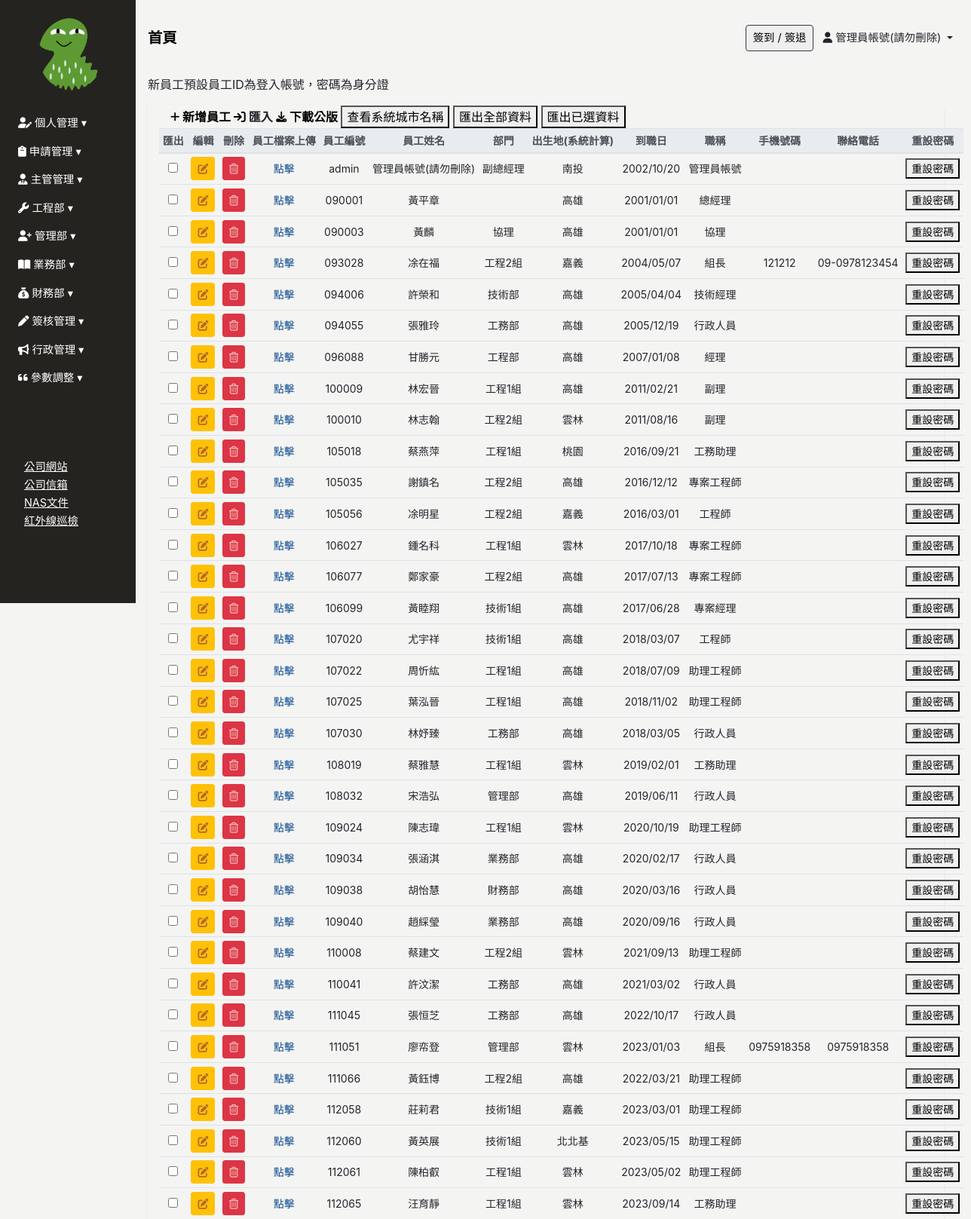
Before: /employee/ (signed in) with the older database file.
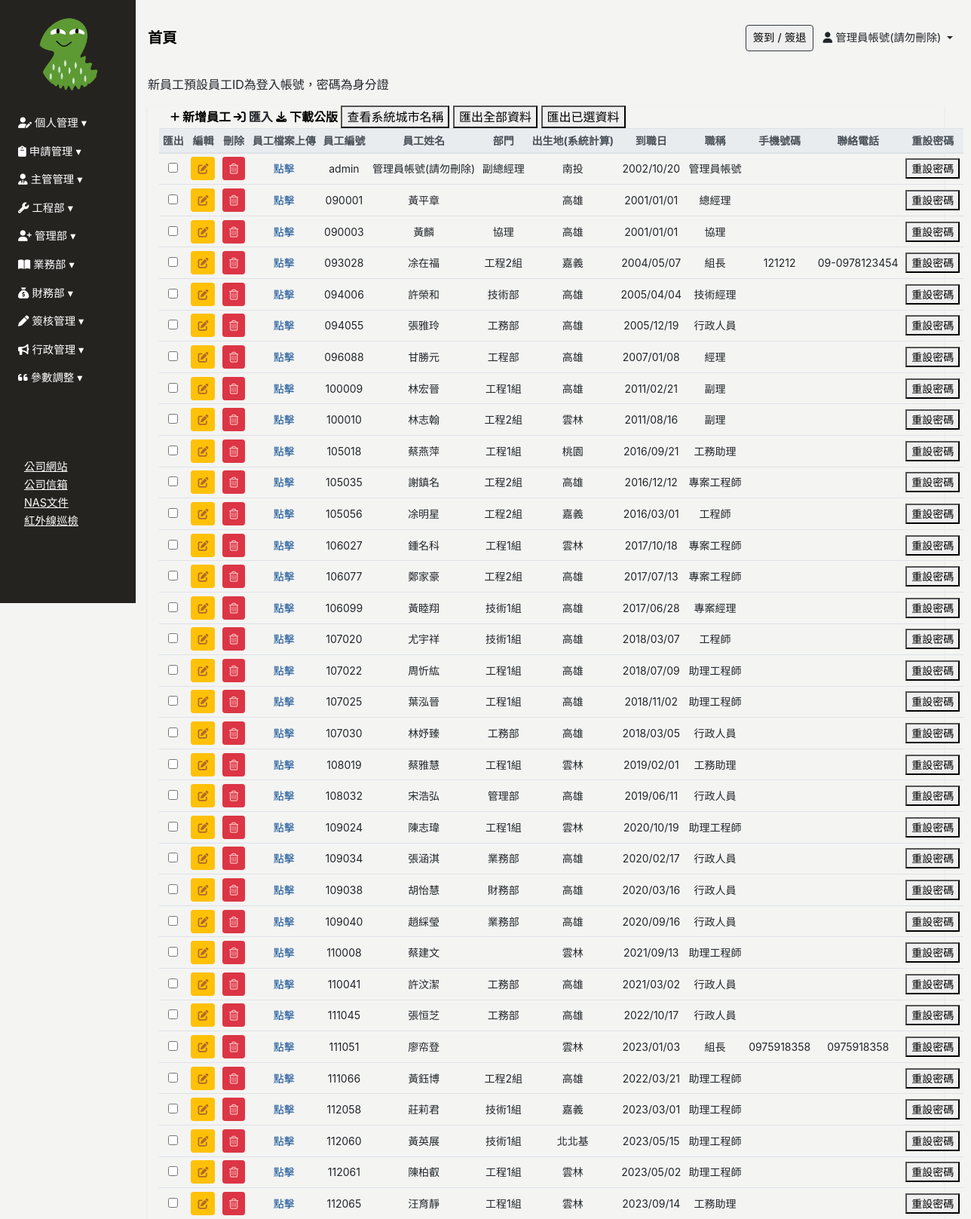
After: the same page with the newer database file.
### Backend/models.py (models this page shows, shortened)
class ModifiedModel(models.Model):
    modified_by = models.ForeignKey("Employee", on_delete=models.SET_NULL, null=True, blank=True)
    created_date = models.DateField(default=timezone.now,verbose_name='建立日期')
    update_date = models.DateField(auto_now=True, verbose_name='更新日期')
    class Meta:
        abstract = True

class Employee(ModifiedModel):
    GENDER_CHOICES = [
        ('M', '男'),
        ('F', '女'),
    ]
    BLOOD_TYPE_CHOICES = [
        ('A', 'A型'),
        ('B', 'B型'),
        ('AB','AB型'),
        ('O', 'O型'),
    ]
    MARITAL_STATUS_CHOICES = [
        ('M', '已婚'),
        ('S', '未婚'),
        ('D', '離異'),
    ]
    MILITARY_STATUS_CHOICES = [
        ('M', '義務役'),
        ('E', '免服役'),
        ('A', '替代役'),
    ]
    user = models.OneToOneField(User, null=True, blank=True, on_delete=models.CASCADE)
    profile_image = models.ImageField(upload_to='employee_profile/', blank=True, null=True, default='employee_profile/default_profile.png', verbose_name='員工照片')
    location_city = models.CharField(max_length=4, choices=LOCATION_CHOICES, null=True, blank=True, verbose_name='居住城市(用於計算)')
    uploaded_files = models.ManyToManyField(UploadedFile,blank=True,  related_name="userfile")
    annualleaves = models.ManyToManyField(AnnualLeave,blank=True,  related_name="AnnualLeave_user")
    full_name = models.CharField(max_length=30, null=True, blank=True, verbose_name='員工名稱')
    employee_id	 = models.CharField(max_length=30, blank=True,verbose_name='員工編號')
    departments = models.ForeignKey('Department', on_delete=models.SET_NULL, blank=True, null=True, related_name='employees', verbose_name='部門名稱')# 你可以通过department.employees.all()访问一个部门的所有员工。
    position = models.CharField(max_length=30, null=True, blank=True, verbose_name='職稱')
    phone_number = models.CharField(max_length=20, null=True, blank=True,verbose_name='手機號碼')
    contact_number = models.CharField(max_length=20, null=True, blank=True,verbose_name='聯絡電話(報價單顯示)')
    start_work_date = models.DateField(null=True, blank=True, verbose_name='到職日期')
    id_number = models.CharField(max_length=20, null=True, blank=True, verbose_name='身份證字號')
    birthday = models.DateField(null=True, blank=True, verbose_name='出生日期')
    gender = models.CharField(max_length=1, choices=GENDER_CHOICES, null=True, blank=True, verbose_name='性別')
    blood_type = models.CharField(max_length=2, choices=BLOOD_TYPE_CHOICES, null=True, blank=True, verbose_name='血型')
    birth_place = models.CharField(max_length=100, null=True, blank=True, verbose_name='出生地')
    marital_status = models.CharField(max_length=1, choices=MARITAL_STATUS_CHOICES, null=True, blank=True, verbose_name='婚姻狀況')
    military_status = models.CharField(max_length=1, choices=MILITARY_STATUS_CHOICES, null=True, blank=True, verbose_name='兵役狀況')
    permanent_address = models.CharField(max_length=50, null=True, blank=True, verbose_name='戶籍地址')
    current_address_city = models.CharField(max_length=50, null=True, blank=True, verbose_name='現居地址縣市')
    current_address = models.CharField(max_length=50, null=True, blank=True, verbose_name='現居地址')
    location = models.CharField(max_length=50, null=True, blank=True, verbose_name='所在地')
    company_email = models.EmailField(null=True, blank=True, verbose_name='公司E_Mail')
    personal_email = models.EmailField(null=True, blank=True, verbose_name='個人E_Mail(報價單顯示)')
    emergency_contact = models.CharField(max_length=50, null=True, blank=True, verbose_name='緊急聯絡人1')
    emergency_contact_relations = models.CharField(max_length=50, null=True, blank=True, verbose_name='關係1')
    emergency_contact_phone = models.CharField(max_length=20, null=True, blank=True, verbose_name='聯絡人電話1')
    default_salary = models.PositiveIntegerField(default=26000, null=True, blank=True, verbose_name="基本薪資")
    job_addition = models.PositiveIntegerField(default=0, null=True, blank=True, verbose_name="職務加給")
    phone_addition = models.PositiveIntegerField(default=0, null=True, blank=True, verbose_name="手機加給")
    certificates_addition = models.PositiveIntegerField(default=0, null=True, blank=True, verbose_name="證照加給")
    labor_protection = models.PositiveIntegerField(default=0, null=True, blank=True, verbose_name="勞保級距")
    health_insurance = models.PositiveIntegerField(default=0, null=True, blank=True, verbose_name="健保級距")
    labor_pension_moeny = models.PositiveIntegerField(default=6, null=True, blank=True, verbose_name="勞退級距")
    labor_pension = models.PositiveIntegerField(default=6, null=True, blank=True, verbose_name="勞退比例(%)")
    class Meta:
        verbose_name = "員工"   # 單數
        verbose_name_plural = verbose_name   #複數
    @classmethod
    def active_users(cls):
        return cls.objects.filter(user__is_active=True) .exclude(user__username="admin")

class Department(ModifiedModel):
    COMPANY_CHOICES = [
        ('艾力克電機', '艾力克電機'),
        ('維景', '維景'),
    ]
    belong_to_company =models.CharField(max_length=20,choices=COMPANY_CHOICES, null=True, blank=True,verbose_name="所屬公司")
    parent_department  = models.ForeignKey('self',max_length=30,  on_delete=models.SET_NULL, null=True, blank=True, verbose_name='上層部門')
    department_name = models.CharField(max_length=30, null=True, blank=True,verbose_name='部門名稱')
    department_id = models.CharField(max_length=20, null=True, blank=True,verbose_name='部門編號')
    class Meta:
        verbose_name = "部門"   # 單數
        verbose_name_plural = verbose_name   #複數
    def __str__(self):
        return f"{self.department_name}({self.belong_to_company})"

### Frontend/views.py (the view)
# urls.py: path('employee/', views.Employee_list.as_view(), name='employee_list'),
class Employee_list(UserPassesTestMixin,ListView):
    model = Employee
    template_name = 'employee/employee.html'
    context_object_name = 'employee'
    def get_context_data(self, **kwargs):
        context = super().get_context_data(**kwargs)
        context["department_list"] = Department.objects.values('id','department_name')
        context['employee_form'] = EmployeeForm()
        error_objs = []
        objs = Employee.active_users()
        for obj in objs:
            if not obj.location_city:
                error_objs.append({"employee": obj, "error_message": "出生地(系統計算)未填"})
            if not obj.start_work_date:
                error_objs.append({"employee": obj, "error_message": "到職日未填"})
        context["error_objs"] =error_objs
        return context
    def test_func(self):
        return Check_Permissions(self.request.user,"管理部")

### Backend/forms.py (shortened to what this page needs)
class EmployeeForm(BaseModelForm):
    class Meta:
        model = Employee
        fields = '__all__'
        widgets = {
            'location_city': forms.Select(attrs={'class': 'form-control form-control-sm', 'id':'location_city', "name":'location_city', 'required': 'true'}),
            'departments': forms.Select(attrs={'class': 'form-control form-control-sm', 'id':'departments', "name":'departments', 'required': 'true'}),
            'gender': forms.Select(attrs={'class': 'form-control form-control-sm', 'id':'gender', "name":'gender', 'required': 'true'}),
            'blood_type': forms.Select(attrs={'class': 'form-control form-control-sm', 'id':'blood_type', "name":'blood_type'}),
            'marital_status': forms.Select(attrs={'class': 'form-control form-control-sm', 'id':'marital_status', "name":'marital_status'}),
            'military_status': forms.Select(attrs={'class': 'form-control form-control-sm', 'id':'military_status', "name":'military_status'})
        }

### Backend/context_processors.py (called while the page is built)
def pass_test_func(request):
    pass_test_func = settings.PASS_TEST_FUNC
    return {"pass_test_func":pass_test_func}

### Frontend/templates/employee/employee.html (shortened to what the changed rows need)
{% extends 'base/base_dashboard.html' %}
{% block import %}
{% load static%}
<link rel="stylesheet" href="{% static 'css/employee/employee.css' %}">
{% endblock %}
{% block main %}
<div class="main px-3" id="employee-app">
    <div class="employee-table container-fluid shadow-sm table-responsive-lg">
        <table class="table table-sm table-hover text-center" id="table" data-toggle="table" data-sortable="true"
            data-toolbar="#toolbar" data-search="true" data-show-columns="true" data-filter-strict-search="true"
            data-show-columns-toggle-all="true" data-pagination="true" data-page-size="25" data-page-list="[25, All]"
            data-filter-control="true">
            <thead class="thead-light" style="font-size: 14px;">
                <tr class="text-nowrap">
                    <th data-force-hide="true" data-switchable="false" data-no-print="true" data-field="checkbox"
                        class="d-none d-md-table-cell">匯出</th>
                    <th data-force-hide="true" data-switchable="false" data-no-print="true" data-field="edit">編輯</th>
                    <th data-force-hide="true" data-switchable="false" data-no-print="true" data-field="delete">刪除</th>
                    <th data-force-hide="true" data-switchable="false" data-no-print="true"
                        data-field="employee_file_upload">員工檔案上傳</th>
                    <th data-field="employee_id" data-sortable="true">員工編號</th>
                    <th data-field="full_name" data-sortable="true">員工姓名</th>
                    <th data-field="departments" data-sortable="true">部門</th>
                    <th data-field="location_" data-sortable="true">出生地(系統計算)</th>
                    <th data-field="start_work_date" data-sortable="true">到職日</th>
                    <th data-field="position" data-sortable="true">職稱</th>
                    <th data-field="phone_number" data-sortable="true">手機號碼</th>
                    <th data-field="contact_number" data-sortable="true">聯絡電話</th>
                    <th data-field="reset" data-sortable="true" data-no-print="true" >重設密碼</th>
                </tr>
            </thead>
            <tbody class="text-nowrap" style="font-size: 14px;">
                {% for p in employee %}
                {% if p.user.is_active %}
                <tr>
                    <td><input type="checkbox" name="importcheckd" onclick="updateCheckedArray(this)"
                            value="{{ p.id }}"></td>
                    <td>
                        <a type="button" data-url="employee" data-id="{{p.pk}}" class="btn btn-sm btn-warning"
                            data-toggle="modal" onclick="LoadData(event)"  data-target="#employee-modal"><i class="fas fa-edit"></i></a>
                    </td>
                    <td>
                        <a data-url="employee" data-id="{{p.pk}}" type="button"
                            class="sys_del btn btn-sm btn-danger" onclick="DELETE_handleClick(event)">
                            <i class="far fa-trash-alt"></i>
                        </a>
                    </td>
                    <td>
                        <a href="" onclick="setEmployeeId({{p.pk}})" data-toggle="modal"
                            data-target="#fileUploadModal">點擊</a>
                    </td>
                    <td>{{ p.employee_id }} </td>
                    <td>{{ p.full_name }}</td>
                    <td>{{ p.departments.department_name }}</td>
                    <td>
                        {% if p.location_city %}{{ p.location_city }}{% else %}<p style="color:red">異常!</p>{% endif %}
                    </td>
                    <td>{{ p.start_work_date |date:"Y/m/d" }}</td>
                    <td>{{ p.position }}</td>
                    <td>{% if p.phone_number %}{{ p.phone_number }}{% endif %}</td>
                    <td>{% if p.contact_number %}{{ p.contact_number }}{% endif %}</td>
                    <td>
                        <button id="showPasswordInput" onclick="resetpassword({{p.pk}})">重設密碼</button>
                    </td>
                </tr>
                {% endif %}
                {% endfor %}
            </tbody>
        </table>
    </div>
</div>
{% endblock %}

Changed rows visible on the page:
changed Employee "蔡建文": departments.department_name "工程2組" → (not shown)
changed Employee "廖帟登": departments.department_name "管理部" → (not shown)
